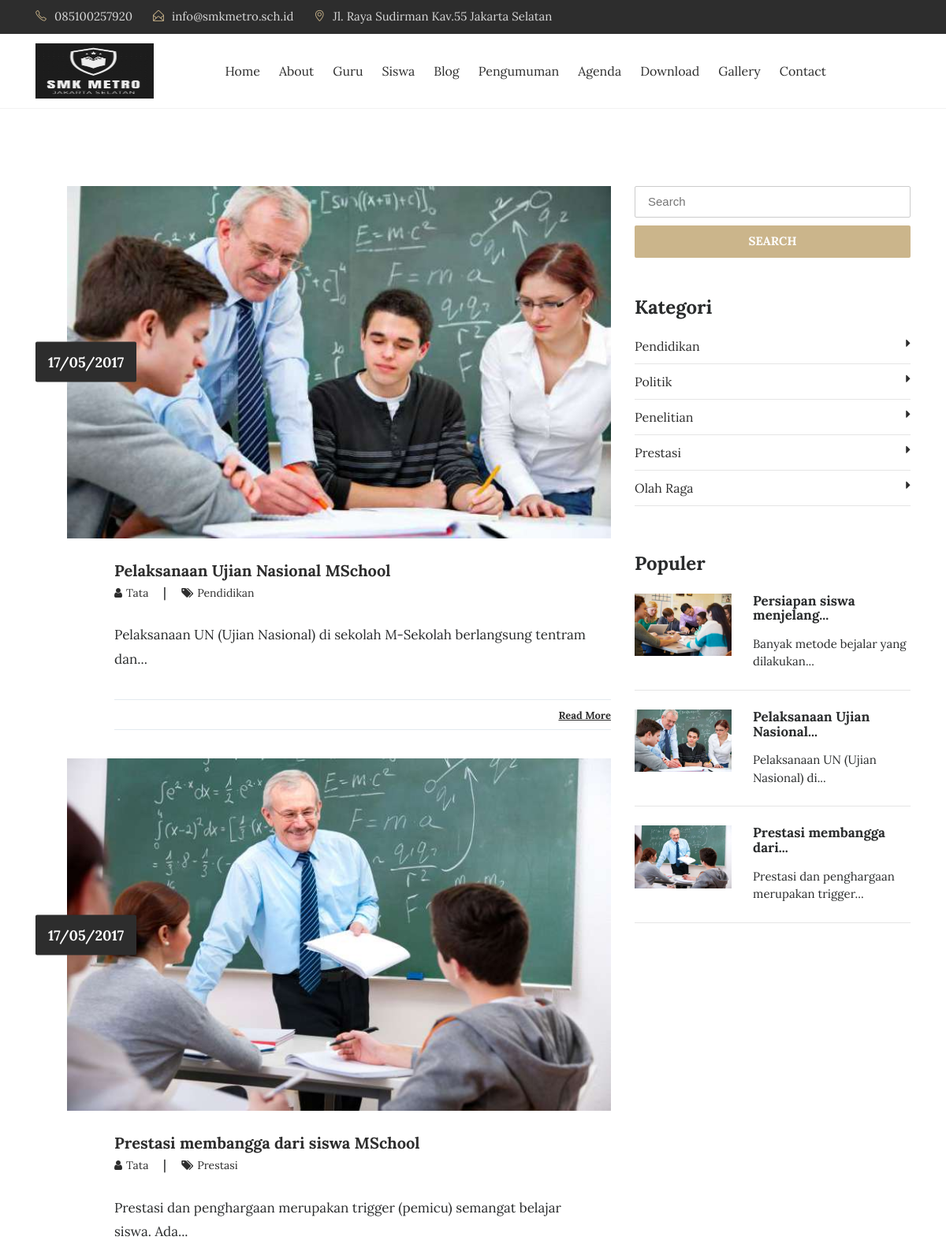
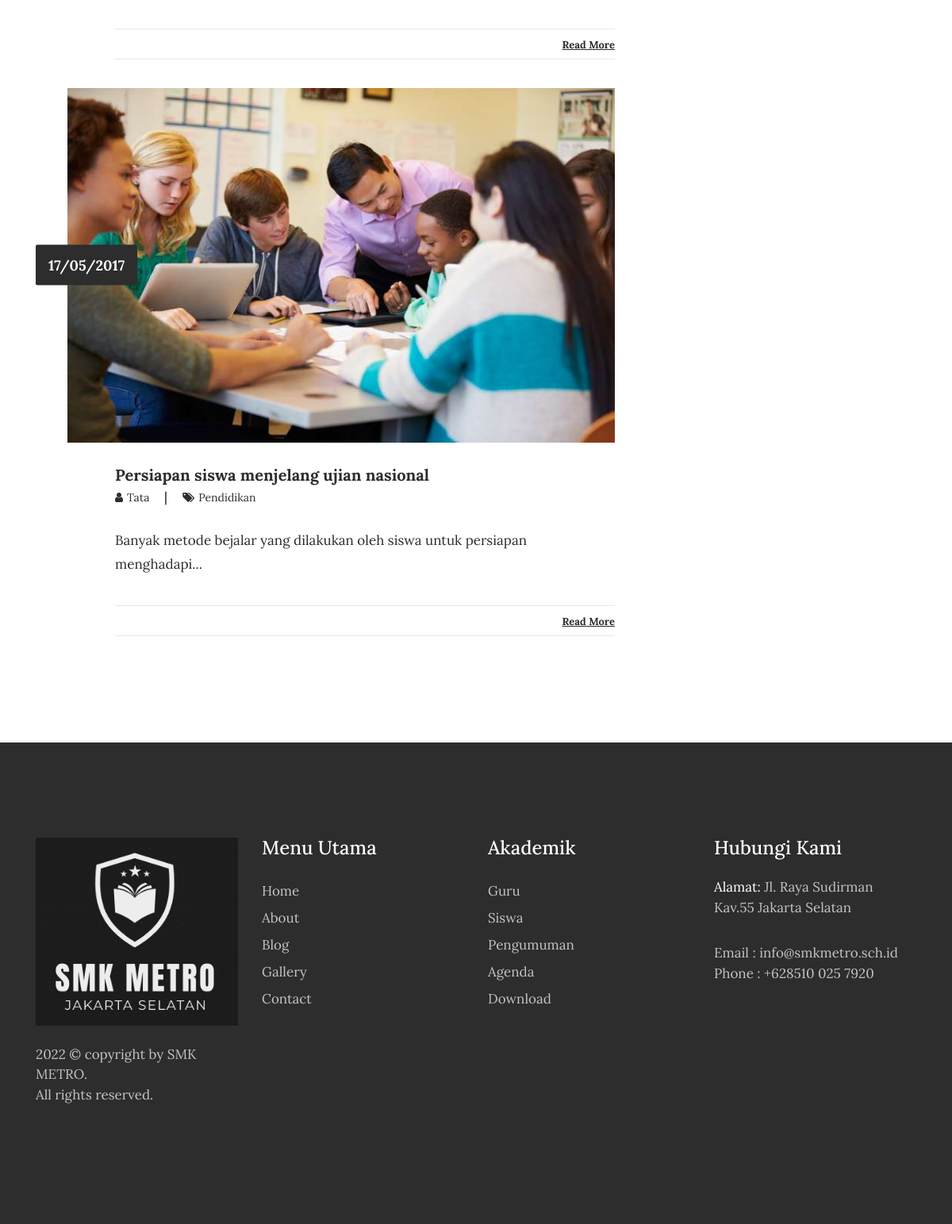
Screenshot of /index.php/blog with the database file from the repository (2 pictures, top to bottom).
### tables this page shows
CREATE TABLE `tbl_tulisan` (
  `tulisan_id` int(11) NOT NULL,
  `tulisan_judul` varchar(100) DEFAULT NULL,
  `tulisan_isi` text DEFAULT NULL,
  `tulisan_tanggal` timestamp NULL DEFAULT current_timestamp(),
  `tulisan_kategori_id` int(11) DEFAULT NULL,
  `tulisan_kategori_nama` varchar(30) DEFAULT NULL,
  `tulisan_views` int(11) DEFAULT 0,
  `tulisan_gambar` varchar(40) DEFAULT NULL,
  `tulisan_pengguna_id` int(11) DEFAULT NULL,
  `tulisan_author` varchar(40) DEFAULT NULL,
  `tulisan_img_slider` int(2) NOT NULL DEFAULT 0,
  `tulisan_slug` varchar(200) DEFAULT NULL
);

CREATE TABLE `tbl_kategori` (
  `kategori_id` int(11) NOT NULL,
  `kategori_nama` varchar(30) DEFAULT NULL,
  `kategori_tanggal` timestamp NULL DEFAULT current_timestamp()
);

### application/controllers/Blog.php (called while the page is built, shortened)
<?php
class Blog extends CI_Controller{
	function __construct(){
		$this->load->model('m_tulisan');
		$this->load->model('m_pengunjung');
	}
	function index(){
		$jum=$this->m_tulisan->berita();
        $page=$this->uri->segment(3);
        if(!$page):
            $offset = 0;
        else:
            $offset = $page;
        endif;
        $limit=5;
        $config['base_url'] = base_url() . 'blog/index/';
            $config['total_rows'] = $jum->num_rows();
            $config['per_page'] = $limit;
            $config['uri_segment'] = 3;
	          $config['full_tag_open']    = '<div class="pagging text-center"><nav><ul class="pagination justify-content-center">';
	          $config['full_tag_close']   = '</ul></nav></div>';
	          $config['num_tag_open']     = '<li class="page-item"><span class="page-link">';
	          $config['num_tag_close']    = '</span></li>';
	          $config['cur_tag_open']     = '<li class="page-item"><span class="page-link">';
	          $config['cur_tag_close']    = '<span class="sr-only">(current)</span></span></li>';
	          $config['next_tag_open']    = '<li class="page-item"><span class="page-link">';
	          $config['next_tagl_close']  = '<span aria-hidden="true">&raquo;</span></span></li>';
	          $config['prev_tag_open']    = '<li class="page-item"><span class="page-link">';
	          $config['prev_tagl_close']  = '</span>Next</li>';
	          $config['first_tag_open']   = '<li class="page-item"><span class="page-link">';
	          $config['first_tagl_close'] = '</span></li>';
	          $config['last_tag_open']    = '<li class="page-item"><span class="page-link">';
	          $config['last_tagl_close']  = '</span></li>';
            $config['first_link'] = 'Awal';
            $config['last_link'] = 'Akhir';
            $config['next_link'] = 'Next >>';
            $config['prev_link'] = '<< Prev';
            $this->pagination->initialize($config);
            $x['page'] =$this->pagination->create_links();
						$x['data']=$this->m_tulisan->berita_perpage($offset,$limit);
						$x['category']=$this->db->get('tbl_kategori');
						$x['populer']=$this->db->query("SELECT * FROM tbl_tulisan ORDER BY tulisan_views DESC LIMIT 5");
						$this->load->view('depan/v_blog',$x);
	}
}

### index.php (called while the page is built, shortened)
<?php
require_once BASEPATH.'core/CodeIgniter.php';

### application/models/M_tulisan.php (called while the page is built, shortened)
<?php
class M_tulisan extends CI_Model{
	function berita_perpage($offset,$limit){
		$hsl=$this->db->query("SELECT tbl_tulisan.*,DATE_FORMAT(tulisan_tanggal,'%d/%m/%Y') AS tanggal FROM tbl_tulisan ORDER BY tulisan_id DESC limit $offset,$limit");
		return $hsl;
	}
}

### application/views/depan/v_blog.php (the view, shortened to what this page needs)
<!DOCTYPE html>
<html lang="en">
<head>
    <link rel="stylesheet" href="<?php echo base_url().'theme/css/bootstrap.min.css'?>">
    <link rel="stylesheet" href="<?php echo base_url().'theme/css/font-awesome.min.css'?>">
    <link rel="stylesheet" href="<?php echo base_url().'theme/css/simple-line-icons.css'?>">
    <link rel="stylesheet" href="<?php echo base_url().'theme/css/owl.carousel.min.css'?>">
    <link href="<?php echo base_url().'theme/css/style.css'?>" rel="stylesheet">
    <?php
        function limit_words($string, $word_limit){
            $words = explode(" ",$string);
            return implode(" ",array_splice($words,0,$word_limit));
        }
    ?>
</head>
<body>
  <div class="header-topbar">
      <div class="container">
          <div class="row">
              <div class="col-xs-6 col-sm-8 col-md-9">
                  <div class="header-top_address">
                      <div class="header-top_list">
                          <span class="icon-phone"></span>085100257920
                      </div>
                      <div class="header-top_list">
                          <span class="icon-envelope-open"></span>info@smkmetro.sch.id
                      </div>
                      <div class="header-top_list">
                          <span class="icon-location-pin"></span>Jl. Raya Sudirman Kav.55 Jakarta Selatan
                      </div>
                  </div>
              </div>
              <div class="col-xs-6 col-sm-4 col-md-3">
              </div>
          </div>
      </div>
  </div>
  <div data-toggle="affix" style="border-bottom:solid 1px #f2f2f2;">
      <div class="container nav-menu2">
          <div class="row">
              <div class="col-md-11">
                    <nav class="navbar navbar2 navbar-toggleable-md navbar-light bg-faded">
                      <a href="<?php echo site_url('');?>" class="navbar-brand nav-brand2"><img class="img img-responsive" width="150px" height="70px" src="<?php echo base_url().'assets/images/logo-up.png'?>"></a>
                      <div class="collapse navbar-collapse justify-content-end" id="navbarNavDropdown">
                          <ul class="navbar-nav">
                              <li class="nav-item">
                                  <a class="nav-link" href="<?php echo site_url('');?>">Home</a>
                              </li>
                              <li class="nav-item">
                                  <a class="nav-link" href="<?php echo site_url('about');?>">About</a>
                              </li>
                              <li class="nav-item">
                                  <a class="nav-link" href="<?php echo site_url('guru');?>">Guru</a>
                              </li>
                              <li class="nav-item">
                                  <a class="nav-link" href="<?php echo site_url('siswa');?>">Siswa</a>
                              </li>
                              <li class="nav-item">
                                  <a class="nav-link" href="<?php echo site_url('blog');?>">Blog</a>
                              </li>
                              <li class="nav-item">
                                  <a class="nav-link" href="<?php echo site_url('pengumuman');?>">Pengumuman</a>
                              </li>
                              <li class="nav-item">
                                  <a class="nav-link" href="<?php echo site_url('agenda');?>">Agenda</a>
                              </li>
                              <li class="nav-item">
                                  <a class="nav-link" href="<?php echo site_url('download');?>">Download</a>
                              </li>
                              <li class="nav-item">
                                  <a class="nav-link" href="<?php echo site_url('galeri');?>">Gallery</a>
                              </li>
                              <li class="nav-item">
                                <a class="nav-link" href="<?php echo site_url('contact');?>">Contact</a>
                              </li>
                        </ul>
                  </div>
                </nav>
              </div>
            </div>
          </div>
        </div>
<section class="blog-wrap">
    <div class="container">
        <div class="row">
            <div class="col-md-8">
              <?php foreach ($data->result() as $row) : ?>
                <div class="blog-single-item">
                    <div class="blog-img_block">
                        <img src="<?php echo base_url().'assets/images/'.$row->tulisan_gambar;?>" class="img-fluid" alt="blog-img">
                        <div class="blog-date">
                            <span><?php echo $row->tanggal;?></span>
                        </div>
                    </div>
                    <div class="blog-tiltle_block">
                        <h4><a href="<?php echo site_url('artikel/'.$row->tulisan_slug);?>"><?php echo $row->tulisan_judul;?></a></h4>
                        <h6> <a href="#"><i class="fa fa-user" aria-hidden="true"></i><span><?php echo $row->tulisan_author;?></span> </a>  |   <a href="#"><i class="fa fa-tags" aria-hidden="true"></i><span><?php echo $row->tulisan_kategori_nama;?></span></a></h6>
                        <?php echo limit_words($row->tulisan_isi,10).'...';?>
                        <div class="blog-icons">
                            <div class="blog-share_block">
                                <a href="<?php echo site_url('artikel/'.$row->tulisan_slug);?>">Read More</a>
                            </div>
                        </div>
                    </div>
                </div>
              <?php endforeach;?>
            </div>
            <div class="col-md-4">
                <form action="<?php echo site_url('blog/search');?>" method="get">
                    <input type="text" name="keyword" placeholder="Search" class="blog-search" required>
                    <button type="submit" class="btn btn-warning btn-blogsearch">SEARCH</button>
                </form>
                <div class="blog-category_block">
                  <h3>Kategori</h3>
                  <ul>
                    <?php foreach ($category->result() as $row) : ?>
                      <li><a href="<?php echo site_url('blog/kategori/'.str_replace(" ","-",$row->kategori_nama));?>"><?php echo $row->kategori_nama;?><i class="fa fa-caret-right" aria-hidden="true"></i></a></li>
                    <?php endforeach;?>
                  </ul>
                </div>
                <div class="blog-featured_post">
                    <h3>Populer</h3>
                    <?php foreach ($populer->result() as $row) :?>
                      <div class="blog-featured-img_block">
                          <img width="35%" src="<?php echo base_url().'assets/images/'.$row->tulisan_gambar;?>" class="img-fluid" alt="blog-featured-img">
                          <h5><a href="<?php echo site_url('artikel/'.$row->tulisan_slug);?>"><?php echo limit_words($row->tulisan_judul,3).'...';?></a></h5>
                          <p><?php echo limit_words($row->tulisan_isi,5).'...';?></p>
                      </div>
                      <hr>
                    <?php endforeach;?>
                </div>
            </div>
        </div>
    </div>
</section>
<footer>
    <div class="container">
        <div class="row">
            <div class="col-md-3">
                <div class="foot-logo">
                    <a href="<?php echo site_url();?>">
                        <img src="<?php echo base_url().'theme/images/logo-white.png'?>" class="img-fluid" alt="footer_logo">
                    </a>
                    <p><?php echo date('Y');?> © copyright by SMK METRO</a>. <br>All rights reserved.</p>
                    </div>
                </div>
                <div class="col-md-3">
                    <div class="sitemap">
                        <h3>Menu Utama</h3>
                        <ul>
                            <li><a href="<?php echo site_url();?>">Home</a></li>
                            <li><a href="<?php echo site_url('about');?>">About</a></li>
                            <li><a href="<?php echo site_url('artikel');?>">Blog </a></li>
                            <li><a href="<?php echo site_url('galeri');?>">Gallery</a></li>
                            <li><a href="<?php echo site_url('contact');?>">Contact</a></li>
                        </ul>
                    </div>
                </div>
                <div class="col-md-3">
                  <div class="sitemap">
                      <h3>Akademik</h3>
                      <ul>
                          <li><a href="<?php echo site_url('guru');?>">Guru</a></li>
                          <li><a href="<?php echo site_url('siswa');?>">Siswa </a></li>
                          <li><a href="<?php echo site_url('pengumuman');?>">Pengumuman</a></li>
                          <li><a href="<?php echo site_url('agenda');?>">Agenda</a></li>
                          <li><a href="<?php echo site_url('download');?>">Download</a></li>
                      </ul>
                  </div>
                </div>
                <div class="col-md-3">
                    <div class="address">
                        <h3>Hubungi Kami</h3>
                        <p><span>Alamat: </span> Jl. Raya Sudirman Kav.55 Jakarta Selatan</p>
                        <p>Email : info@smkmetro.sch.id
                            <br> Phone : +628510 025 7920</p>
                        </div>
                    </div>
                </div>
            </div>
        </footer>
    </body>
    </html>

### rows the page displays
tbl_tulisan: tulisan_gambar (picture), tanggal "17/05/2017", tulisan_judul "Pelaksanaan Ujian Nasional MSchool", tulisan_author "Tata", tulisan_kategori_nama "Pendidikan", tulisan_isi "Pelaksanaan UN (Ujian Nasional) di sekolah M-Sekolah berlangsung tentram dan", tulisan_judul "Pelaksanaan Ujian Nasional", tulisan_isi "Pelaksanaan UN (Ujian Nasional) di"
tbl_tulisan: tulisan_gambar (picture), tanggal "17/05/2017", tulisan_judul "Prestasi membangga dari siswa MSchool", tulisan_author "Tata", tulisan_kategori_nama "Prestasi", tulisan_isi "Prestasi dan penghargaan merupakan trigger (pemicu) semangat belajar siswa. Ada", tulisan_judul "Prestasi membangga dari", tulisan_isi "Prestasi dan penghargaan merupakan trigger"
tbl_tulisan: tulisan_gambar (picture), tanggal "17/05/2017", tulisan_judul "Persiapan siswa menjelang ujian nasional", tulisan_author "Tata", tulisan_kategori_nama "Pendidikan", tulisan_isi "Banyak metode bejalar yang dilakukan oleh siswa untuk persiapan menghadapi", tulisan_judul "Persiapan siswa menjelang", tulisan_isi "Banyak metode bejalar yang dilakukan"
tbl_kategori: kategori_nama "Pendidikan"
tbl_kategori: kategori_nama "Politik"
tbl_kategori: kategori_nama "Penelitian"
tbl_kategori: kategori_nama "Prestasi"
tbl_kategori: kategori_nama "Olah Raga"
